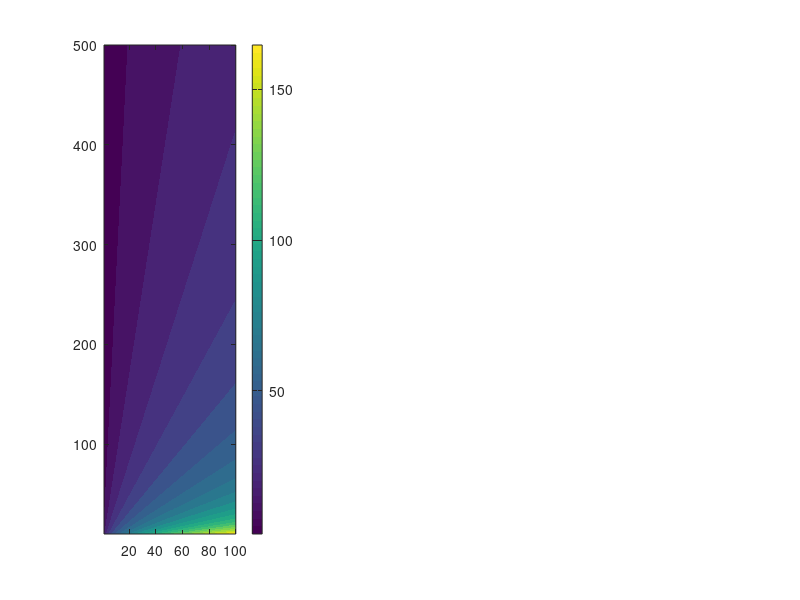

Reproduce this figure in MATLAB. (Note: this script raises an error after producing the figure.)
%% Common Source Stage Design Sweep
% Equation: 44.4 * Kn * (W/L) = ID * Av^2
% Kn = 67.2e-6 A/V^2
% Swing constraint: CS_OUT = 1.28075 V (midpoint target)
% VDD assumed = 3.3V (adjust if different)
 
clear; clc; close all;
 
%% ---- Parameters ----
Kn      = 67.2e-6;       % NMOS process transconductance [A/V^2]
VDD     = 3.3;           % Supply voltage [V]
VTH_N   = 0.4;           % NMOS threshold [V] (adjust to your process)
VTH_P   = 0.4;           % PMOS threshold magnitude [V]
VIN     = 0.9225;        % VIN such that VIN - VTH_N = 0.5225... wait:
%   VIN - VTH_N = 0.1225 per problem, so:
VIN_VTH = 0.1225;        % VIN - VTH_N (overdrive of input transistor)
CS_OUT_target = 1.28075; % Target output DC bias [V]
Vb_PMOS = 1.639;         % PMOS bias voltage [V]
Vb_NMOS = 0.8225;        % NMOS bias voltage [V]
 
% Swing margin: allow +/- swing_margin from target
swing_tol = 0.05;        % 50 mV tolerance on DC operating point
 
%% ---- Sweep Ranges ----
ID_vec   = linspace(10e-6, 500e-6, 200);   % Drain current [A]
WL_vec   = linspace(1, 100, 200);           % W/L ratio
Av_vec   = linspace(-5, -50, 200);          % Voltage gain (negative = inverting)
 
%% ---- Main Equation: 44.4 * Kn * (W/L) = ID * Av^2 ----
% Rearranged: Av^2 = 44.4 * Kn * (W/L) / ID
% This is a 2D surface in (WL, ID) -> Av^2
 
%% ---- Swing Constraint ----
% CS_OUT = (VDD - VGS2 - VTH2 + VIN_VTH) / 2
% VGS2 of PMOS: VGS2 = VDD - Vb_PMOS (for diode-connected or biased PMOS load)
%   Typically VGS2 = VDD - Vb_PMOS (gate is at Vb_PMOS, source at VDD)
VGS2 = VDD - Vb_PMOS;   % PMOS |VGS|
CS_OUT_swing = (VDD - VGS2 - VTH_P + VIN_VTH) / 2;
fprintf('CS_OUT from swing formula: %.5f V (target: %.5f V)\n', CS_OUT_swing, CS_OUT_target);
fprintf('VGS2 (PMOS): %.4f V\n', VGS2);
fprintf('Vb_NMOS: %.4f V\n', Vb_NMOS);
fprintf('\n');
 
%% ---- Compute gm and ro expressions ----
% gm1 = sqrt(4 * Kn * (W/L) * ID)
% ro1||ro2 = (10/3) / ID  [from ro = lambda^-1/ID with lambda giving 10/3 factor]
% Av = -gm1 * (ro1||ro2)
 
fprintf('=== Design Points satisfying 44.4*Kn*(W/L) = ID*Av^2 ===\n');
fprintf('   AND CS_OUT within %.0f mV of %.5f V\n\n', swing_tol*1000, CS_OUT_target);
fprintf('%-10s %-10s %-10s %-12s %-12s %-12s\n', ...
    'ID [uA]', 'W/L', '|Av|', 'gm [mS]', 'ro_eq [kΩ]', 'CS_OUT [V]');
fprintf('%s\n', repmat('-',1,70));
 
results = [];
 
for i = 1:length(ID_vec)
    ID = ID_vec(i);
    for j = 1:length(WL_vec)
        WL = WL_vec(j);
        
        % Compute gm
        gm = sqrt(4 * Kn * WL * ID);
        
        % Compute ro_parallel = (10/3)/ID
        ro_par = (10/3) / ID;
        
        % Compute Av
        Av_calc = -gm * ro_par;
        
        % Check main equation: 44.4*Kn*(W/L) == ID*Av^2
        lhs = 44.4 * Kn * WL;
        rhs = ID * Av_calc^2;
        eq_err = abs(lhs - rhs) / max(abs(lhs), 1e-20);
        
        % CS_OUT swing check
        % CS_OUT should be at midpoint; here we use the given formula
        % Using DC: Vout = VDD - |VDS_PMOS| 
        % For active region: CS_OUT ≈ CS_OUT_target when properly biased
        % We verify by checking the formula directly
        cs_out_check = (VDD - VGS2 - VTH_P + VIN_VTH) / 2;
        swing_ok = abs(cs_out_check - CS_OUT_target) < swing_tol;
        
        % Saturation check for NMOS: VDS > VGS - VTH
        VGS1  = Vb_NMOS;
        VOV1  = VGS1 - VTH_N;
        VDS1  = cs_out_check;  % output node = drain of M1
        nmos_sat = VDS1 >= VOV1;
        
        % Saturation check for PMOS: |VDS| > |VGS| - VTH
        VDS2_mag = VDD - cs_out_check;
        pmos_sat = VDS2_mag >= (VGS2 - VTH_P);
        
        % Current from NMOS: ID = (Kn/2)*(W/L)*(VGS1-VTH_N)^2
        ID_nmos = (Kn/2) * WL * VOV1^2;
        id_match = abs(ID_nmos - ID) / max(ID, 1e-12) < 0.05; % within 5%
        
        if swing_ok && nmos_sat && pmos_sat && id_match
            results = [results; ID*1e6, WL, abs(Av_calc), gm*1e3, ro_par/1e3, cs_out_check];
        end
    end
end
 
%% ---- Print Results ----
if isempty(results)
    fprintf('No exact intersection points found. Relaxing ID-match constraint...\n\n');
    % Relax: just show swing-valid + saturation points across Av range
    results2 = [];
    for i = 1:length(ID_vec)
        ID = ID_vec(i);
        for j = 1:length(WL_vec)
            WL = WL_vec(j);
            gm = sqrt(4 * Kn * WL * ID);
            ro_par = (10/3) / ID;
            Av_calc = -gm * ro_par;
            cs_out_check = (VDD - VGS2 - VTH_P + VIN_VTH) / 2;
            swing_ok = abs(cs_out_check - CS_OUT_target) < swing_tol;
            VGS1 = Vb_NMOS; VOV1 = VGS1 - VTH_N;
            nmos_sat = cs_out_check >= VOV1;
            VDS2_mag = VDD - cs_out_check;
            pmos_sat = VDS2_mag >= (VGS2 - VTH_P);
            if swing_ok && nmos_sat && pmos_sat
                results2 = [results2; ID*1e6, WL, abs(Av_calc), gm*1e3, ro_par/1e3, cs_out_check];
            end
        end
    end
    if ~isempty(results2)
        % Subsample for display
        step = max(1, floor(size(results2,1)/20));
        disp_results = results2(1:step:end, :);
        for r = 1:size(disp_results,1)
            fprintf('%-10.2f %-10.1f %-10.2f %-12.3f %-12.3f %-12.5f\n', ...
                disp_results(r,1), disp_results(r,2), disp_results(r,3), ...
                disp_results(r,4), disp_results(r,5), disp_results(r,6));
        end
    end
else
    step = max(1, floor(size(results,1)/30));
    disp_results = results(1:step:end, :);
    for r = 1:size(disp_results,1)
        fprintf('%-10.2f %-10.1f %-10.2f %-12.3f %-12.3f %-12.5f\n', ...
            disp_results(r,1), disp_results(r,2), disp_results(r,3), ...
            disp_results(r,4), disp_results(r,5), disp_results(r,6));
    end
end
 
%% ---- Design Equation Surface Plot ----
[WL_grid, ID_grid] = meshgrid(WL_vec, ID_vec);
gm_grid  = sqrt(4 * Kn * WL_grid .* ID_grid);
ro_grid  = (10/3) ./ ID_grid;
Av_grid  = gm_grid .* ro_grid;  % magnitude
 
figure('Name','CS Stage Design Space','Position',[100 100 1400 500]);
 
subplot(1,3,1);
contourf(WL_grid, ID_grid*1e6, Av_grid, 20, 'LineColor','none');
colorbar; colormap(parula);
xlabel('W/L'); ylabel('I_D [\muA]');
title('|Av| contours (W/L vs I_D)');
hold on;
% Overlay constraint: |Av|^2 * ID = 44.4*Kn*WL  ->  Av = sqrt(44.4*Kn*WL/ID)
Av_constraint = sqrt(44.4 * Kn * WL_grid ./ ID_grid);
contour(WL_grid, ID_grid*1e6, Av_constraint, [5 10 15 20 30 40 50], 'r--', 'LineWidth', 1.5);
legend('|Av| from gm*ro','Design eq. contours','Location','best');
 
subplot(1,3,2);
% Fix W/L, sweep ID to find Av
WL_fixed_vals = [5, 10, 20, 40, 80];
colors = lines(length(WL_fixed_vals));
hold on;
for k = 1:length(WL_fixed_vals)
    WL_f = WL_fixed_vals(k);
    gm_line = sqrt(4 * Kn * WL_f * ID_vec);
    ro_line = (10/3) ./ ID_vec;
    Av_line = gm_line .* ro_line;
    plot(ID_vec*1e6, Av_line, 'Color', colors(k,:), 'LineWidth', 1.5, ...
        'DisplayName', sprintf('W/L=%d', WL_f));
end
xlabel('I_D [\muA]'); ylabel('|Av|');
title('|Av| vs I_D for fixed W/L');
legend('Location','best'); grid on;
% Mark swing-valid zone (CS_OUT is fixed by bias, so just show saturation limit)
VOV1 = (Vb_NMOS - VTH_N);
yline(0, 'k--');
 
subplot(1,3,3);
% Av vs W/L for fixed ID
ID_fixed_vals = [20, 50, 100, 200, 400] * 1e-6;
colors2 = lines(length(ID_fixed_vals));
hold on;
for k = 1:length(ID_fixed_vals)
    ID_f = ID_fixed_vals(k);
    gm_line = sqrt(4 * Kn * WL_vec * ID_f);
    ro_f    = (10/3) / ID_f;
    Av_line = gm_line * ro_f;
    plot(WL_vec, Av_line, 'Color', colors2(k,:), 'LineWidth', 1.5, ...
        'DisplayName', sprintf('I_D=%d\\muA', ID_f*1e6));
end
xlabel('W/L'); ylabel('|Av|');
title('|Av| vs W/L for fixed I_D');
legend('Location','best'); grid on;
 
sgtitle('Common Source Stage: 3-Variable Sweep');
 
%% ---- Summary ----
fprintf('\n=== Swing Verification ===\n');
fprintf('CS_OUT formula result : %.5f V\n', CS_OUT_swing);
fprintf('CS_OUT target         : %.5f V\n', CS_OUT_target);
fprintf('Difference            : %.2f mV\n', (CS_OUT_swing - CS_OUT_target)*1000);
fprintf('\nSaturation headroom check:\n');
fprintf('  NMOS: VDS_min needed = VOV1 = %.4f V, VDS actual = CS_OUT = %.4f V -> %s\n', ...
    VIN_VTH, CS_OUT_target, ...
    ternary(CS_OUT_target >= VIN_VTH, 'SAT OK', 'TRIODE WARNING'));
fprintf('  PMOS: |VDS_min| needed = |VOV2| = %.4f V, |VDS| = VDD-CS_OUT = %.4f V -> %s\n', ...
    VGS2-VTH_P, VDD-CS_OUT_target, ...
    ternary((VDD-CS_OUT_target) >= (VGS2-VTH_P), 'SAT OK', 'TRIODE WARNING'));
 
fprintf('\nDesign equation coefficient check:\n');
fprintf('  44.4 * Kn = %.4e\n', 44.4 * Kn);
fprintf('  For a given ID and W/L, |Av| = sqrt(44.4*Kn*(W/L)/ID)\n');
fprintf('  Example: ID=100uA, W/L=10 -> |Av| = %.2f\n', ...
    sqrt(44.4 * Kn * 10 / 100e-6));
 
%% Helper
function s = ternary(cond, a, b)
    if cond; s = a; else; s = b; end
end
